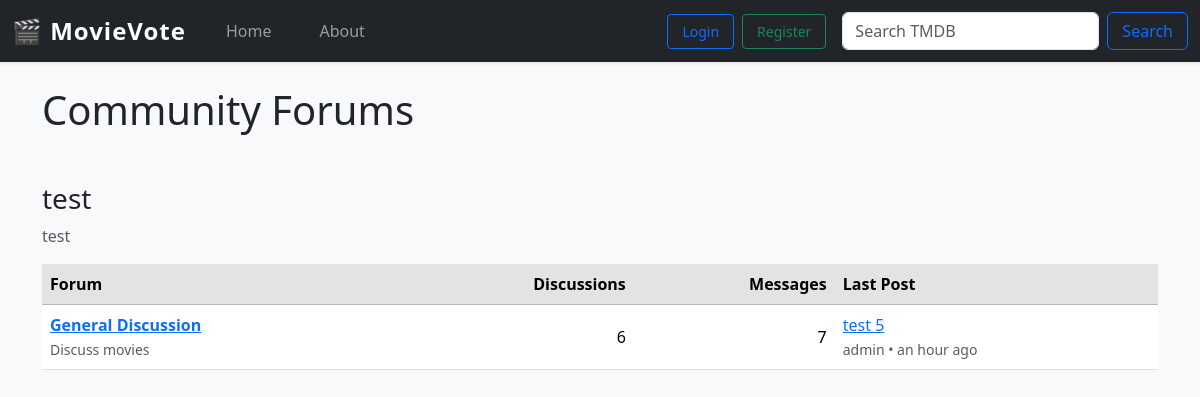
The app's page /forum/ with its own data.
### forum/models.py (models this page shows, shortened)
class Category(models.Model):
    name        = models.CharField(max_length=60, unique=True)
    description = models.CharField(max_length=255, blank=True)
    position    = models.PositiveSmallIntegerField(default=0)
    class Meta:
        ordering = ("position",)

class Forum(models.Model):
    category    = models.ForeignKey(Category, related_name="forums",
                                    on_delete=models.CASCADE)
    name        = models.CharField(max_length=80)
    slug        = models.SlugField(max_length=90, unique=True, blank=True)
    blurb       = models.CharField(max_length=255, blank=True)
    position    = models.PositiveSmallIntegerField(default=0)
    topic_count = models.PositiveIntegerField(default=0)
    post_count  = models.PositiveIntegerField(default=0)
    last_post = models.ForeignKey(
        "Post", null=True, blank=True,
        on_delete=models.SET_NULL,
        related_name="+"
    )
    class Meta:
        ordering = ("position",)

class Post(models.Model):
    topic       = models.ForeignKey(Topic, related_name="posts",
                                    on_delete=models.CASCADE)
    author      = models.ForeignKey(User, on_delete=models.CASCADE)
    message     = models.TextField(max_length=10_000)
    created_at  = models.DateTimeField(default=timezone.now)
    edited_at   = models.DateTimeField(null=True, blank=True)
    class Meta:
        ordering = ("created_at",)

class Topic(models.Model):
    forum       = models.ForeignKey(Forum, related_name="topics",
                                    on_delete=models.CASCADE)
    title       = models.CharField(max_length=140)
    slug        = models.SlugField(max_length=150, blank=True)
    starter     = models.ForeignKey(User, on_delete=models.CASCADE)
    created_at  = models.DateTimeField(default=timezone.now)
    updated_at  = models.DateTimeField(default=timezone.now)
    view_count  = models.PositiveIntegerField(default=0)
    reply_count = models.PositiveIntegerField(default=0)
    pinned      = models.BooleanField(default=False)
    locked      = models.BooleanField(default=False)
    class Meta:
        ordering = ("-pinned", "-updated_at")

### forum/views.py (the view)
# urls.py: path("",                     views.index,          name="index"),
def index(request):
    cats = Category.objects.prefetch_related("forums")
    return render(request, "forum/index.html", {"cats": cats})

### templates/forum/index.html
{% extends "movies/base.html" %}
{% load humanize %}
{% block content %}
<h1 class="mb-4">Community Forums</h1>
{% for cat in cats %}
  <h3 class="mt-5">{{ cat.name }}</h3>
  {% if cat.description %}
    <p class="text-muted">{{ cat.description }}</p>
  {% endif %}
  <div class="table-responsive">
    <table class="table table-hover align-middle">
      <thead class="table-secondary">
        <tr>
          <th>Forum</th>
          <th class="text-end">Discussions</th>
          <th class="text-end">Messages</th>
          <th>Last Post</th>
        </tr>
      </thead>
      <tbody>
      {% for f in cat.forums.all %}
        <tr>
          <td>
            <a href="{% url 'forum:board' f.slug %}">
              <strong>{{ f.name }}</strong>
            </a><br>
            <small class="text-muted">{{ f.blurb }}</small>
          </td>
          <td class="text-end">{{ f.topic_count|intcomma }}</td>
          <td class="text-end">{{ f.post_count|intcomma }}</td>
          <td>
            {% if f.last_post %}
              <a href="{% url 'forum:topic' f.slug f.last_post.topic.pk f.last_post.topic.slug %}">
                {{ f.last_post.topic.title|truncatechars:32 }}
              </a><br>
              <small class="text-muted">
                {{ f.last_post.author }} • {{ f.last_post.created_at|naturaltime }}
              </small>
            {% else %}
              <small class="text-muted">—</small>
            {% endif %}
          </td>
        </tr>
      {% endfor %}
      </tbody>
    </table>
  </div>
{% endfor %}
{% endblock %}

### movies/static/css/movies.css (style rules this page uses)
body { background-color: #f8f9fa; }

### records on screen
Category: name "test", description "test"
Forum: name "General Discussion", blurb "Discuss movies", topic_count "6", post_count "7", last_post.topic "test 5", last_post.author "admin", last_post.created_at "an hour ago"
